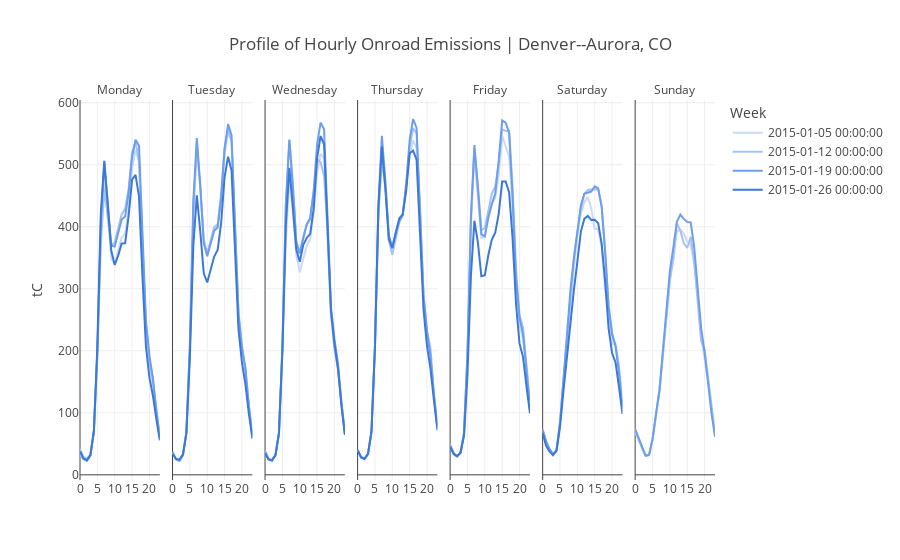

This figure's notebook cell:
### Code cell
# newco_template = dict(layout=go.Layout(title_font=dict(family="Courier New", size=22),
#                      font = dict(family="Courier New"),
#                      font_color = '#ffffff',
#                      paper_bgcolor='rgba(0,0,0,0)', ##434343
#                      plot_bgcolor='rgba(0,0,0,0)',
#                      xaxis = dict(showgrid = False,color = '#ffffff'),
#                      yaxis = dict(showgrid = False,color = '#ffffff')))

t_df['Week'] = t_df.Hour.dt.to_period('W').apply(lambda r: r.start_time)
t_df['Day of Week'] = t_df.Hour.dt.day_name()
t_df['Numeric Day of Week'] = t_df.Hour.dt.dayofweek
t_df['Hour of Day'] = t_df.Hour.dt.hour
t_df = t_df[t_df.Sector == 'onroad']
t_df = t_df[t_df.Hour >= '2015-01-05']
t_df = t_df.sort_values(by=['Week','Numeric Day of Week','Hour of Day'])

color_sequence = ['#c9daf8','#a4c2f4','#6d9eeb','#3c78d8']
fig = px.line(t_df[t_df.Sector == 'onroad'],x='Hour of Day',y='tC',color='Week',facet_col='Day of Week',
              title = 'Profile of Hourly Onroad Emissions | ' + city_select,
              color_discrete_sequence = color_sequence)
fig = fig.update_layout(template=newco_template)
fig = fig.for_each_annotation(lambda a: a.update(text=a.text.split("=")[-1]))
fig = fig.update_xaxes(title = "")
fig.write_image('output_images/hourly_onroad_emissions.png')
fig

### Figure 1 — Plotly figure (JSON) as saved in the notebook; plotly's stock layout.template omitted (floating-point values rounded to 4 significant figures)
{"data": [{"hovertemplate": "Week=2015-01-05 00:00:00<br>Day of Week=Monday<br>Hour of Day=%{x}<br>tC=%{y}<extra></extra>", "legendgroup": "2015-01-05 00:00:00", "line": {"color": "#c9daf8", "dash": "solid"}, "mode": "lines", "name": "2015-01-05 00:00:00", "orientation": "v", "showlegend": true, "type": "scatter", "x": [0, 1, 2, 3, 4, 5, 6, 7, 8, 9, 10, 11, 12, 13, 14, 15, 16, 17, 18, 19, 20, 21, 22, 23], "xaxis": "x", "y": [34.43, 24.86, 22.84, 31.69, 70.4, 198.6, 395.4, 482.6, 420.1, 348.7, 339.8, 361.5, 382.4, 388.5, 426.9, 494.4, 523.3, 505.9, 370.5, 227.8, 175.1, 146.8, 106.9, 60.9], "yaxis": "y"}, {"hovertemplate": "Week=2015-01-05 00:00:00<br>Day of Week=Tuesday<br>Hour of Day=%{x}<br>tC=%{y}<extra></extra>", "legendgroup": "2015-01-05 00:00:00", "line": {"color": "#c9daf8", "dash": "solid"}, "mode": "lines", "name": "2015-01-05 00:00:00", "orientation": "v", "showlegend": false, "type": "scatter", "x": [0, 1, 2, 3, 4, 5, 6, 7, 8, 9, 10, 11, 12, 13, 14, 15, 16, 17, 18, 19, 20, 21, 22, 23], "xaxis": "x2", "y": [36.22, 25.43, 22.3, 31.0, 67.3, 204.9, 413.0, 522.8, 464.7, 375.2, 355.0, 377.5, 394.1, 402.0, 445.5, 517.4, 550.1, 542.4, 401.5, 262.0, 202.4, 169.0, 111.3, 62.98], "yaxis": "y2"}, {"hovertemplate": "Week=2015-01-05 00:00:00<br>Day of Week=Wednesday<br>Hour of Day=%{x}<br>tC=%{y}<extra></extra>", "legendgroup": "2015-01-05 00:00:00", "line": {"color": "#c9daf8", "dash": "solid"}, "mode": "lines", "name": "2015-01-05 00:00:00", "orientation": "v", "showlegend": false, "type": "scatter", "x": [0, 1, 2, 3, 4, 5, 6, 7, 8, 9, 10, 11, 12, 13, 14, 15, 16, 17, 18, 19, 20, 21, 22, 23], "xaxis": "x3", "y": [37.93, 25.59, 23.41, 31.01, 66.39, 195.3, 378.1, 478.1, 424.4, 353.9, 326.6, 349.0, 369.2, 379.3, 423.0, 487.0, 517.4, 511.2, 394.4, 256.2, 201.7, 170.3, 114.7, 66.61], "yaxis": "y3"}, {"hovertemplate": "Week=2015-01-05 00:00:00<br>Day of Week=Thursday<br>Hour of Day=%{x}<br>tC=%{y}<extra></extra>", "legendgroup": "2015-01-05 00:00:00", "line": {"color": "#c9daf8", "dash": "solid"}, "mode": "lines", "name": "2015-01-05 00:00:00", "orientation": "v", "showlegend": false, "type": "scatter", "x": [0, 1, 2, 3, 4, 5, 6, 7, 8, 9, 10, 11, 12, 13, 14, 15, 16, 17, 18, 19, 20, 21, 22, 23], "xaxis": "x4", "y": [40.05, 28.83, 26.04, 33.72, 67.69, 202.8, 422.3, 530.5, 472.7, 383.6, 364.3, 389.6, 412.9, 419.1, 466.7, 514.2, 539.3, 526.5, 432.0, 292.3, 229.8, 193.8, 129.1, 81.32], "yaxis": "y4"}, {"hovertemplate": "Week=2015-01-05 00:00:00<br>Day of Week=Friday<br>Hour of Day=%{x}<br>tC=%{y}<extra></extra>", "legendgroup": "2015-01-05 00:00:00", "line": {"color": "#c9daf8", "dash": "solid"}, "mode": "lines", "name": "2015-01-05 00:00:00", "orientation": "v", "showlegend": false, "type": "scatter", "x": [0, 1, 2, 3, 4, 5, 6, 7, 8, 9, 10, 11, 12, 13, 14, 15, 16, 17, 18, 19, 20, 21, 22, 23], "xaxis": "x5", "y": [48.66, 36.18, 29.82, 34.11, 67.63, 193.6, 408.4, 515.0, 447.1, 380.9, 386.3, 411.6, 438.1, 446.7, 483.4, 546.8, 530.0, 513.0, 436.2, 313.3, 241.7, 218.5, 174.9, 111.9], "yaxis": "y5"}, {"hovertemplate": "Week=2015-01-05 00:00:00<br>Day of Week=Saturday<br>Hour of Day=%{x}<br>tC=%{y}<extra></extra>", "legendgroup": "2015-01-05 00:00:00", "line": {"color": "#c9daf8", "dash": "solid"}, "mode": "lines", "name": "2015-01-05 00:00:00", "orientation": "v", "showlegend": false, "type": "scatter", "x": [0, 1, 2, 3, 4, 5, 6, 7, 8, 9, 10, 11, 12, 13, 14, 15, 16, 17, 18, 19, 20, 21, 22, 23], "xaxis": "x6", "y": [72.03, 51.04, 39.89, 32.74, 40.41, 79.64, 146.1, 208.3, 280.6, 333.8, 385.1, 420.8, 439.6, 447.9, 430.4, 397.0, 395.9, 367.6, 299.0, 265.9, 210.8, 211.5, 173.7, 105.7], "yaxis": "y6"}, {"hovertemplate": "Week=2015-01-05 00:00:00<br>Day of Week=Sunday<br>Hour of Day=%{x}<br>tC=%{y}<extra></extra>", "legendgroup": "2015-01-05 00:00:00", "line": {"color": "#c9daf8", "dash": "solid"}, "mode": "lines", "name": "2015-01-05 00:00:00", "orientation": "v", "showlegend": false, "type": "scatter", "x": [0, 1, 2, 3, 4, 5, 6, 7, 8, 9, 10, 11, 12, 13, 14, 15, 16, 17, 18, 19, 20, 21, 22, 23], "xaxis": "x7", "y": [68.62, 54.27, 42.33, 30.79, 31.91, 55.89, 95.79, 134.3, 192.2, 253.6, 312.9, 345.4, 392.3, 395.1, 388.6, 376.2, 371.3, 340.3, 290.2, 223.2, 189.6, 151.6, 103.9, 66.8], "yaxis": "y7"}, {"hovertemplate": "Week=2015-01-12 00:00:00<br>Day of Week=Monday<br>Hour of Day=%{x}<br>tC=%{y}<extra></extra>", "legendgroup": "2015-01-12 00:00:00", "line": {"color": "#a4c2f4", "dash": "solid"}, "mode": "lines", "name": "2015-01-12 00:00:00", "orientation": "v", "showlegend": true, "type": "scatter", "x": [0, 1, 2, 3, 4, 5, 6, 7, 8, 9, 10, 11, 12, 13, 14, 15, 16, 17, 18, 19, 20, 21, 22, 23], "xaxis": "x", "y": [41.27, 28.91, 25.65, 32.91, 69.95, 188.4, 374.1, 460.3, 415.4, 371.1, 374.2, 399.1, 420.0, 428.8, 460.8, 519.8, 537.2, 506.5, 359.9, 242.2, 184.4, 156.5, 101.3, 62.36], "yaxis": "y"}, {"hovertemplate": "Week=2015-01-12 00:00:00<br>Day of Week=Tuesday<br>Hour of Day=%{x}<br>tC=%{y}<extra></extra>", "legendgroup": "2015-01-12 00:00:00", "line": {"color": "#a4c2f4", "dash": "solid"}, "mode": "lines", "name": "2015-01-12 00:00:00", "orientation": "v", "showlegend": false, "type": "scatter", "x": [0, 1, 2, 3, 4, 5, 6, 7, 8, 9, 10, 11, 12, 13, 14, 15, 16, 17, 18, 19, 20, 21, 22, 23], "xaxis": "x2", "y": [37.73, 26.07, 23.43, 32.23, 68.88, 204.2, 430.3, 533.7, 461.4, 379.4, 356.3, 377.7, 399.4, 403.9, 453.5, 528.5, 557.5, 536.8, 400.5, 262.8, 209.2, 170.6, 111.7, 63.46], "yaxis": "y2"}, {"hovertemplate": "Week=2015-01-12 00:00:00<br>Day of Week=Wednesday<br>Hour of Day=%{x}<br>tC=%{y}<extra></extra>", "legendgroup": "2015-01-12 00:00:00", "line": {"color": "#a4c2f4", "dash": "solid"}, "mode": "lines", "name": "2015-01-12 00:00:00", "orientation": "v", "showlegend": false, "type": "scatter", "x": [0, 1, 2, 3, 4, 5, 6, 7, 8, 9, 10, 11, 12, 13, 14, 15, 16, 17, 18, 19, 20, 21, 22, 23], "xaxis": "x3", "y": [38.57, 26.57, 23.8, 31.49, 67.53, 206.6, 435.8, 539.1, 471.2, 377.5, 357.7, 384.1, 402.5, 411.9, 458.1, 509.2, 504.0, 481.9, 395.2, 262.0, 204.5, 171.8, 117.2, 65.08], "yaxis": "y3"}, {"hovertemplate": "Week=2015-01-12 00:00:00<br>Day of Week=Thursday<br>Hour of Day=%{x}<br>tC=%{y}<extra></extra>", "legendgroup": "2015-01-12 00:00:00", "line": {"color": "#a4c2f4", "dash": "solid"}, "mode": "lines", "name": "2015-01-12 00:00:00", "orientation": "v", "showlegend": false, "type": "scatter", "x": [0, 1, 2, 3, 4, 5, 6, 7, 8, 9, 10, 11, 12, 13, 14, 15, 16, 17, 18, 19, 20, 21, 22, 23], "xaxis": "x4", "y": [40.1, 28.4, 25.43, 33.64, 69.53, 205.5, 416.6, 509.1, 461.4, 378.1, 354.8, 382.5, 406.6, 418.6, 465.3, 527.9, 559.1, 550.7, 432.7, 289.4, 231.4, 203.8, 131.1, 77.07], "yaxis": "y4"}, {"hovertemplate": "Week=2015-01-12 00:00:00<br>Day of Week=Friday<br>Hour of Day=%{x}<br>tC=%{y}<extra></extra>", "legendgroup": "2015-01-12 00:00:00", "line": {"color": "#a4c2f4", "dash": "solid"}, "mode": "lines", "name": "2015-01-12 00:00:00", "orientation": "v", "showlegend": false, "type": "scatter", "x": [0, 1, 2, 3, 4, 5, 6, 7, 8, 9, 10, 11, 12, 13, 14, 15, 16, 17, 18, 19, 20, 21, 22, 23], "xaxis": "x5", "y": [46.95, 33.6, 30.08, 35.58, 67.12, 191.2, 410.9, 525.9, 466.9, 394.3, 397.7, 426.1, 453.3, 464.6, 502.1, 557.0, 554.4, 554.8, 464.8, 329.7, 257.6, 237.7, 181.7, 116.1], "yaxis": "y5"}, {"hovertemplate": "Week=2015-01-12 00:00:00<br>Day of Week=Saturday<br>Hour of Day=%{x}<br>tC=%{y}<extra></extra>", "legendgroup": "2015-01-12 00:00:00", "line": {"color": "#a4c2f4", "dash": "solid"}, "mode": "lines", "name": "2015-01-12 00:00:00", "orientation": "v", "showlegend": false, "type": "scatter", "x": [0, 1, 2, 3, 4, 5, 6, 7, 8, 9, 10, 11, 12, 13, 14, 15, 16, 17, 18, 19, 20, 21, 22, 23], "xaxis": "x6", "y": [74.05, 54.04, 41.05, 31.47, 40.22, 84.12, 153.1, 222.3, 293.2, 349.3, 391.5, 429.5, 452.9, 459.4, 460.3, 459.9, 461.0, 432.3, 360.1, 272.8, 229.0, 208.4, 173.5, 113.4], "yaxis": "y6"}, {"hovertemplate": "Week=2015-01-12 00:00:00<br>Day of Week=Sunday<br>Hour of Day=%{x}<br>tC=%{y}<extra></extra>", "legendgroup": "2015-01-12 00:00:00", "line": {"color": "#a4c2f4", "dash": "solid"}, "mode": "lines", "name": "2015-01-12 00:00:00", "orientation": "v", "showlegend": false, "type": "scatter", "x": [0, 1, 2, 3, 4, 5, 6, 7, 8, 9, 10, 11, 12, 13, 14, 15, 16, 17, 18, 19, 20, 21, 22, 23], "xaxis": "x7", "y": [74.13, 57.86, 44.37, 30.96, 31.66, 57.73, 100.2, 135.3, 195.0, 254.4, 315.4, 352.0, 405.3, 394.3, 373.4, 365.8, 384.0, 344.8, 281.2, 216.2, 202.6, 157.4, 104.2, 65.87], "yaxis": "y7"}, {"hovertemplate": "Week=2015-01-19 00:00:00<br>Day of Week=Monday<br>Hour of Day=%{x}<br>tC=%{y}<extra></extra>", "legendgroup": "2015-01-19 00:00:00", "line": {"color": "#6d9eeb", "dash": "solid"}, "mode": "lines", "name": "2015-01-19 00:00:00", "orientation": "v", "showlegend": true, "type": "scatter", "x": [0, 1, 2, 3, 4, 5, 6, 7, 8, 9, 10, 11, 12, 13, 14, 15, 16, 17, 18, 19, 20, 21, 22, 23], "xaxis": "x", "y": [38.06, 26.14, 22.48, 30.97, 68.87, 199.0, 406.7, 502.7, 437.9, 369.8, 368.1, 391.3, 411.8, 416.7, 454.4, 511.8, 540.3, 530.9, 380.6, 248.4, 192.5, 154.5, 104.1, 60.14], "yaxis": "y"}, {"hovertemplate": "Week=2015-01-19 00:00:00<br>Day of Week=Tuesday<br>Hour of Day=%{x}<br>tC=%{y}<extra></extra>", "legendgroup": "2015-01-19 00:00:00", "line": {"color": "#6d9eeb", "dash": "solid"}, "mode": "lines", "name": "2015-01-19 00:00:00", "orientation": "v", "showlegend": false, "type": "scatter", "x": [0, 1, 2, 3, 4, 5, 6, 7, 8, 9, 10, 11, 12, 13, 14, 15, 16, 17, 18, 19, 20, 21, 22, 23], "xaxis": "x2", "y": [35.31, 24.65, 22.78, 31.76, 69.46, 209.9, 442.7, 543.0, 466.1, 373.5, 352.6, 374.0, 393.6, 398.9, 445.4, 525.1, 565.5, 547.6, 391.0, 257.2, 203.9, 172.0, 109.6, 61.82], "yaxis": "y2"}, {"hovertemplate": "Week=2015-01-19 00:00:00<br>Day of Week=Wednesday<br>Hour of Day=%{x}<br>tC=%{y}<extra></extra>", "legendgroup": "2015-01-19 00:00:00", "line": {"color": "#6d9eeb", "dash": "solid"}, "mode": "lines", "name": "2015-01-19 00:00:00", "orientation": "v", "showlegend": false, "type": "scatter", "x": [0, 1, 2, 3, 4, 5, 6, 7, 8, 9, 10, 11, 12, 13, 14, 15, 16, 17, 18, 19, 20, 21, 22, 23], "xaxis": "x3", "y": [36.73, 25.0, 23.34, 32.26, 67.25, 205.9, 437.1, 540.6, 464.9, 373.8, 356.8, 383.2, 404.4, 414.2, 455.7, 532.8, 568.0, 557.4, 413.2, 269.9, 218.7, 180.0, 116.5, 66.93], "yaxis": "y3"}, {"hovertemplate": "Week=2015-01-19 00:00:00<br>Day of Week=Thursday<br>Hour of Day=%{x}<br>tC=%{y}<extra></extra>", "legendgroup": "2015-01-19 00:00:00", "line": {"color": "#6d9eeb", "dash": "solid"}, "mode": "lines", "name": "2015-01-19 00:00:00", "orientation": "v", "showlegend": false, "type": "scatter", "x": [0, 1, 2, 3, 4, 5, 6, 7, 8, 9, 10, 11, 12, 13, 14, 15, 16, 17, 18, 19, 20, 21, 22, 23], "xaxis": "x4", "y": [39.98, 28.92, 25.94, 33.46, 69.5, 207.4, 436.8, 546.8, 472.8, 386.6, 367.0, 391.7, 409.1, 418.7, 469.1, 539.9, 573.8, 559.3, 423.2, 287.4, 231.2, 191.9, 127.5, 76.58], "yaxis": "y4"}, {"hovertemplate": "Week=2015-01-19 00:00:00<br>Day of Week=Friday<br>Hour of Day=%{x}<br>tC=%{y}<extra></extra>", "legendgroup": "2015-01-19 00:00:00", "line": {"color": "#6d9eeb", "dash": "solid"}, "mode": "lines", "name": "2015-01-19 00:00:00", "orientation": "v", "showlegend": false, "type": "scatter", "x": [0, 1, 2, 3, 4, 5, 6, 7, 8, 9, 10, 11, 12, 13, 14, 15, 16, 17, 18, 19, 20, 21, 22, 23], "xaxis": "x5", "y": [47.85, 35.17, 30.51, 35.6, 67.06, 195.3, 416.6, 531.9, 462.9, 388.2, 384.2, 415.1, 436.1, 453.7, 506.1, 571.3, 567.9, 551.8, 447.6, 316.6, 253.0, 227.3, 167.7, 109.7], "yaxis": "y5"}, {"hovertemplate": "Week=2015-01-19 00:00:00<br>Day of Week=Saturday<br>Hour of Day=%{x}<br>tC=%{y}<extra></extra>", "legendgroup": "2015-01-19 00:00:00", "line": {"color": "#6d9eeb", "dash": "solid"}, "mode": "lines", "name": "2015-01-19 00:00:00", "orientation": "v", "showlegend": false, "type": "scatter", "x": [0, 1, 2, 3, 4, 5, 6, 7, 8, 9, 10, 11, 12, 13, 14, 15, 16, 17, 18, 19, 20, 21, 22, 23], "xaxis": "x6", "y": [71.67, 53.87, 41.54, 33.5, 39.99, 83.96, 153.4, 224.3, 297.7, 349.0, 394.9, 434.0, 453.3, 454.5, 456.8, 465.2, 461.7, 433.0, 361.0, 271.6, 226.6, 207.6, 164.0, 108.8], "yaxis": "y6"}, {"hovertemplate": "Week=2015-01-19 00:00:00<br>Day of Week=Sunday<br>Hour of Day=%{x}<br>tC=%{y}<extra></extra>", "legendgroup": "2015-01-19 00:00:00", "line": {"color": "#6d9eeb", "dash": "solid"}, "mode": "lines", "name": "2015-01-19 00:00:00", "orientation": "v", "showlegend": false, "type": "scatter", "x": [0, 1, 2, 3, 4, 5, 6, 7, 8, 9, 10, 11, 12, 13, 14, 15, 16, 17, 18, 19, 20, 21, 22, 23], "xaxis": "x7", "y": [72.73, 58.66, 43.96, 31.06, 32.14, 57.14, 98.47, 137.3, 201.3, 266.7, 329.0, 366.7, 407.8, 419.7, 412.7, 407.8, 406.9, 367.5, 302.6, 237.1, 197.4, 147.9, 99.11, 61.38], "yaxis": "y7"}, {"hovertemplate": "Week=2015-01-26 00:00:00<br>Day of Week=Monday<br>Hour of Day=%{x}<br>tC=%{y}<extra></extra>", "legendgroup": "2015-01-26 00:00:00", "line": {"color": "#3c78d8", "dash": "solid"}, "mode": "lines", "name": "2015-01-26 00:00:00", "orientation": "v", "showlegend": true, "type": "scatter", "x": [0, 1, 2, 3, 4, 5, 6, 7, 8, 9, 10, 11, 12, 13, 14, 15, 16, 17, 18, 19, 20, 21, 22, 23], "xaxis": "x", "y": [37.72, 25.96, 23.84, 31.92, 71.18, 208.1, 422.2, 506.2, 435.9, 361.9, 338.3, 353.6, 373.1, 373.3, 416.8, 476.0, 483.5, 448.9, 318.9, 206.5, 156.8, 128.0, 89.27, 55.72], "yaxis": "y"}, {"hovertemplate": "Week=2015-01-26 00:00:00<br>Day of Week=Tuesday<br>Hour of Day=%{x}<br>tC=%{y}<extra></extra>", "legendgroup": "2015-01-26 00:00:00", "line": {"color": "#3c78d8", "dash": "solid"}, "mode": "lines", "name": "2015-01-26 00:00:00", "orientation": "v", "showlegend": false, "type": "scatter", "x": [0, 1, 2, 3, 4, 5, 6, 7, 8, 9, 10, 11, 12, 13, 14, 15, 16, 17, 18, 19, 20, 21, 22, 23], "xaxis": "x2", "y": [33.88, 25.59, 24.59, 33.09, 66.88, 189.1, 369.7, 450.6, 391.9, 324.8, 310.1, 331.0, 352.0, 362.7, 405.9, 480.0, 513.1, 490.9, 350.8, 234.4, 181.5, 145.8, 98.1, 58.32], "yaxis": "y2"}, {"hovertemplate": "Week=2015-01-26 00:00:00<br>Day of Week=Wednesday<br>Hour of Day=%{x}<br>tC=%{y}<extra></extra>", "legendgroup": "2015-01-26 00:00:00", "line": {"color": "#3c78d8", "dash": "solid"}, "mode": "lines", "name": "2015-01-26 00:00:00", "orientation": "v", "showlegend": false, "type": "scatter", "x": [0, 1, 2, 3, 4, 5, 6, 7, 8, 9, 10, 11, 12, 13, 14, 15, 16, 17, 18, 19, 20, 21, 22, 23], "xaxis": "x3", "y": [34.87, 24.65, 22.84, 31.91, 66.49, 200.4, 403.9, 494.8, 432.1, 363.4, 343.4, 370.6, 381.9, 388.7, 428.5, 510.7, 546.3, 533.1, 400.2, 263.8, 210.9, 172.3, 111.8, 64.58], "yaxis": "y3"}, {"hovertemplate": "Week=2015-01-26 00:00:00<br>Day of Week=Thursday<br>Hour of Day=%{x}<br>tC=%{y}<extra></extra>", "legendgroup": "2015-01-26 00:00:00", "line": {"color": "#3c78d8", "dash": "solid"}, "mode": "lines", "name": "2015-01-26 00:00:00", "orientation": "v", "showlegend": false, "type": "scatter", "x": [0, 1, 2, 3, 4, 5, 6, 7, 8, 9, 10, 11, 12, 13, 14, 15, 16, 17, 18, 19, 20, 21, 22, 23], "xaxis": "x4", "y": [39.71, 28.05, 25.7, 33.83, 69.76, 205.1, 431.1, 529.3, 462.4, 380.2, 365.6, 390.7, 413.5, 420.0, 458.0, 518.6, 522.8, 508.1, 390.6, 266.3, 207.7, 170.8, 120.0, 71.96], "yaxis": "y4"}, {"hovertemplate": "Week=2015-01-26 00:00:00<br>Day of Week=Friday<br>Hour of Day=%{x}<br>tC=%{y}<extra></extra>", "legendgroup": "2015-01-26 00:00:00", "line": {"color": "#3c78d8", "dash": "solid"}, "mode": "lines", "name": "2015-01-26 00:00:00", "orientation": "v", "showlegend": false, "type": "scatter", "x": [0, 1, 2, 3, 4, 5, 6, 7, 8, 9, 10, 11, 12, 13, 14, 15, 16, 17, 18, 19, 20, 21, 22, 23], "xaxis": "x5", "y": [44.99, 33.31, 29.79, 36.11, 62.46, 160.9, 321.7, 409.6, 374.7, 320.3, 321.9, 354.1, 379.1, 390.6, 420.8, 472.9, 473.0, 455.4, 381.3, 274.6, 211.5, 190.2, 143.2, 99.1], "yaxis": "y5"}, {"hovertemplate": "Week=2015-01-26 00:00:00<br>Day of Week=Saturday<br>Hour of Day=%{x}<br>tC=%{y}<extra></extra>", "legendgroup": "2015-01-26 00:00:00", "line": {"color": "#3c78d8", "dash": "solid"}, "mode": "lines", "name": "2015-01-26 00:00:00", "orientation": "v", "showlegend": false, "type": "scatter", "x": [0, 1, 2, 3, 4, 5, 6, 7, 8, 9, 10, 11, 12, 13, 14, 15, 16, 17, 18, 19, 20, 21, 22, 23], "xaxis": "x6", "y": [67.57, 46.53, 37.4, 31.79, 38.62, 77.16, 135.3, 191.9, 250.6, 297.9, 343.9, 391.8, 412.7, 417.4, 411.1, 411.4, 405.6, 373.0, 312.3, 236.3, 196.4, 181.1, 141.5, 98.1], "yaxis": "y6"}], "layout": {"annotations": [{"font": {}, "showarrow": false, "text": "Monday", "x": 0.06286, "xanchor": "center", "xref": "paper", "y": 1, "yanchor": "bottom", "yref": "paper"}, {"font": {}, "showarrow": false, "text": "Tuesday", "x": 0.2086, "xanchor": "center", "xref": "paper", "y": 1, "yanchor": "bottom", "yref": "paper"}, {"font": {}, "showarrow": false, "text": "Wednesday", "x": 0.3543, "xanchor": "center", "xref": "paper", "y": 1, "yanchor": "bottom", "yref": "paper"}, {"font": {}, "showarrow": false, "text": "Thursday", "x": 0.5, "xanchor": "center", "xref": "paper", "y": 1, "yanchor": "bottom", "yref": "paper"}, {"font": {}, "showarrow": false, "text": "Friday", "x": 0.6457, "xanchor": "center", "xref": "paper", "y": 1, "yanchor": "bottom", "yref": "paper"}, {"font": {}, "showarrow": false, "text": "Saturday", "x": 0.7914, "xanchor": "center", "xref": "paper", "y": 1, "yanchor": "bottom", "yref": "paper"}, {"font": {}, "showarrow": false, "text": "Sunday", "x": 0.9371, "xanchor": "center", "xref": "paper", "y": 1, "yanchor": "bottom", "yref": "paper"}], "legend": {"title": {"text": "Week"}, "tracegroupgap": 0}, "title": {"text": "Profile of Hourly Onroad Emissions | Denver--Aurora, CO"}, "xaxis": {"anchor": "y", "domain": [0, 0.1257], "title": {"text": ""}}, "xaxis2": {"anchor": "y2", "domain": [0.1457, 0.2714], "matches": "x", "title": {"text": ""}}, "xaxis3": {"anchor": "y3", "domain": [0.2914, 0.4171], "matches": "x", "title": {"text": ""}}, "xaxis4": {"anchor": "y4", "domain": [0.4371, 0.5629], "matches": "x", "title": {"text": ""}}, "xaxis5": {"anchor": "y5", "domain": [0.5829, 0.7086], "matches": "x", "title": {"text": ""}}, "xaxis6": {"anchor": "y6", "domain": [0.7286, 0.8543], "matches": "x", "title": {"text": ""}}, "xaxis7": {"anchor": "y7", "domain": [0.8743, 1.0], "matches": "x", "title": {"text": ""}}, "yaxis": {"anchor": "x", "domain": [0, 1], "title": {"text": "tC"}}, "yaxis2": {"anchor": "x2", "domain": [0, 1], "matches": "y", "showticklabels": false}, "yaxis3": {"anchor": "x3", "domain": [0, 1], "matches": "y", "showticklabels": false}, "yaxis4": {"anchor": "x4", "domain": [0, 1], "matches": "y", "showticklabels": false}, "yaxis5": {"anchor": "x5", "domain": [0, 1], "matches": "y", "showticklabels": false}, "yaxis6": {"anchor": "x6", "domain": [0, 1], "matches": "y", "showticklabels": false}, "yaxis7": {"anchor": "x7", "domain": [0, 1], "matches": "y", "showticklabels": false}}}
